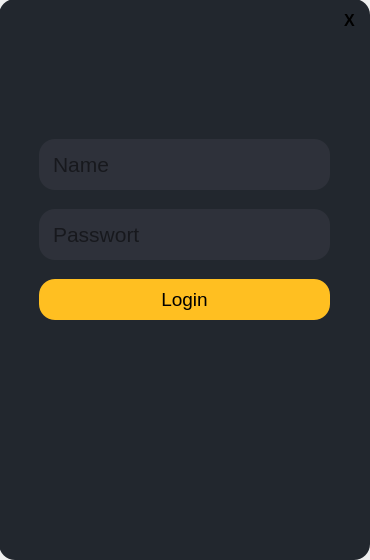
<?xml version="1.0" encoding="UTF-8"?>
<ui version="4.0">
 <class>Login</class>
 <widget class="QWidget" name="Login">
  <property name="geometry">
   <rect>
    <x>0</x>
    <y>0</y>
    <width>370</width>
    <height>560</height>
   </rect>
  </property>
  <property name="minimumSize">
   <size>
    <width>370</width>
    <height>560</height>
   </size>
  </property>
  <property name="maximumSize">
   <size>
    <width>370</width>
    <height>560</height>
   </size>
  </property>
  <property name="windowTitle">
   <string>Form</string>
  </property>
  <widget class="QWidget" name="widget" native="true">
   <property name="geometry">
    <rect>
     <x>-1</x>
     <y>-1</y>
     <width>371</width>
     <height>561</height>
    </rect>
   </property>
   <property name="styleSheet">
    <string notr="true">background-color: #22272e;
border-radius: 16px;</string>
   </property>
   <widget class="QLineEdit" name="username">
    <property name="geometry">
     <rect>
      <x>40</x>
      <y>140</y>
      <width>291</width>
      <height>51</height>
     </rect>
    </property>
    <property name="font">
     <font>
      <pointsize>16</pointsize>
     </font>
    </property>
    <property name="acceptDrops">
     <bool>false</bool>
    </property>
    <property name="styleSheet">
     <string notr="true">background-color: #2e313a;
border-radius: 16px;
padding-left: 12px;
padding-right: 12px;</string>
    </property>
    <property name="text">
     <string notr="true"/>
    </property>
    <property name="dragEnabled">
     <bool>false</bool>
    </property>
    <property name="placeholderText">
     <string>Name</string>
    </property>
   </widget>
   <widget class="QLineEdit" name="password">
    <property name="geometry">
     <rect>
      <x>40</x>
      <y>210</y>
      <width>291</width>
      <height>51</height>
     </rect>
    </property>
    <property name="font">
     <font>
      <pointsize>16</pointsize>
     </font>
    </property>
    <property name="acceptDrops">
     <bool>false</bool>
    </property>
    <property name="styleSheet">
     <string notr="true">background-color: #2e313a;
border-radius: 16px;
padding-left: 12px;
padding-right: 12px;</string>
    </property>
    <property name="text">
     <string notr="true"/>
    </property>
    <property name="echoMode">
     <enum>QLineEdit::Password</enum>
    </property>
    <property name="placeholderText">
     <string>Passwort</string>
    </property>
   </widget>
   <widget class="QPushButton" name="loginBtn">
    <property name="geometry">
     <rect>
      <x>40</x>
      <y>280</y>
      <width>291</width>
      <height>41</height>
     </rect>
    </property>
    <property name="font">
     <font>
      <pointsize>14</pointsize>
     </font>
    </property>
    <property name="cursor">
     <cursorShape>PointingHandCursor</cursorShape>
    </property>
    <property name="styleSheet">
     <string notr="true">background-color: #ffbf21;
border-radius: 16px;</string>
    </property>
    <property name="text">
     <string notr="true">Login</string>
    </property>
   </widget>
   <widget class="QPushButton" name="exitBtn">
    <property name="geometry">
     <rect>
      <x>340</x>
      <y>10</y>
      <width>21</width>
      <height>23</height>
     </rect>
    </property>
    <property name="font">
     <font>
      <pointsize>12</pointsize>
      <weight>75</weight>
      <bold>true</bold>
     </font>
    </property>
    <property name="cursor">
     <cursorShape>PointingHandCursor</cursorShape>
    </property>
    <property name="styleSheet">
     <string notr="true">background-color: transparent;</string>
    </property>
    <property name="text">
     <string>X</string>
    </property>
   </widget>
  </widget>
 </widget>
 <resources/>
 <connections/>
</ui>
